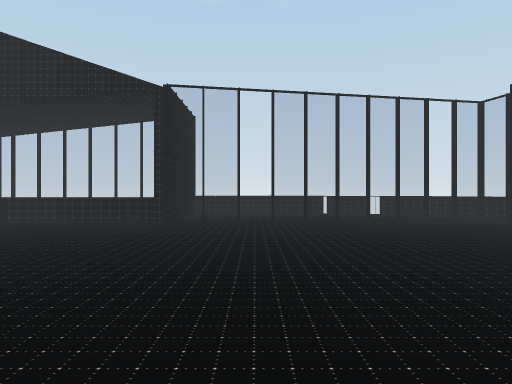
View 1 (above)

13 first-person views from a walk through a Unity game level. The camera is 1.3 m above the floor, looks level and sees 70° across. The floor is counted in squares, 2 m on a side. Each view is taken from the middle of a square. On the plan, view 1 faces up. The plan holds only what a view shows up to about 11 squares ahead; the rest is blank. The player is left out.

View 2
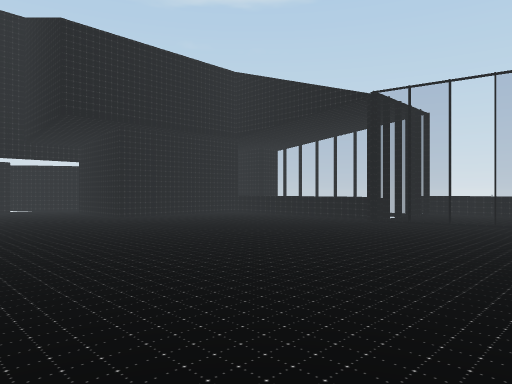

View 3
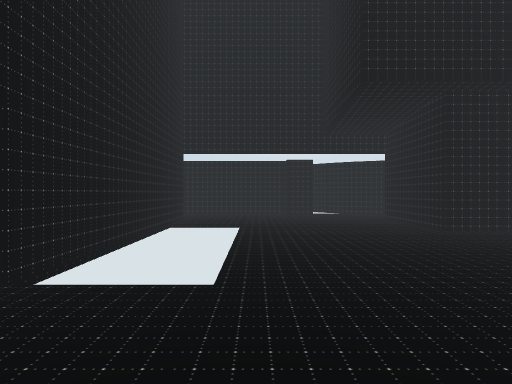

View 4
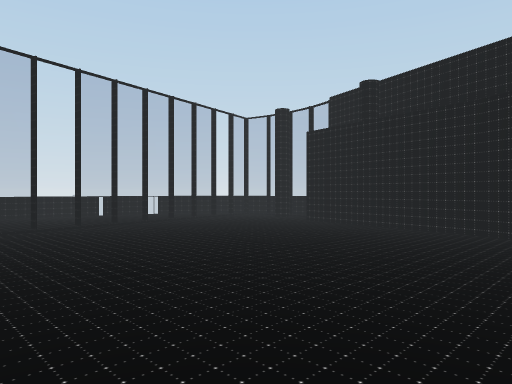

View 5
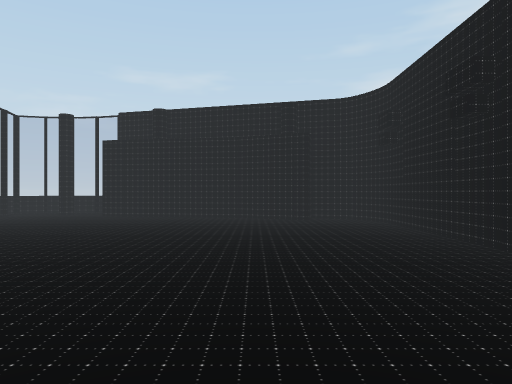

View 6
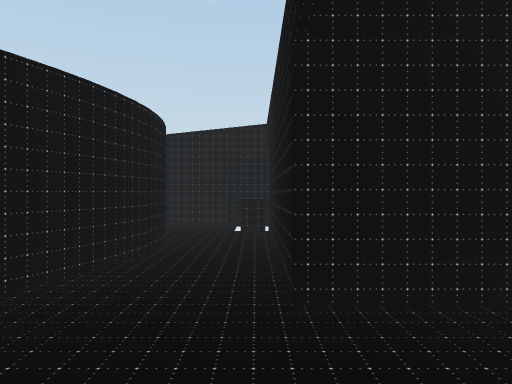

View 7
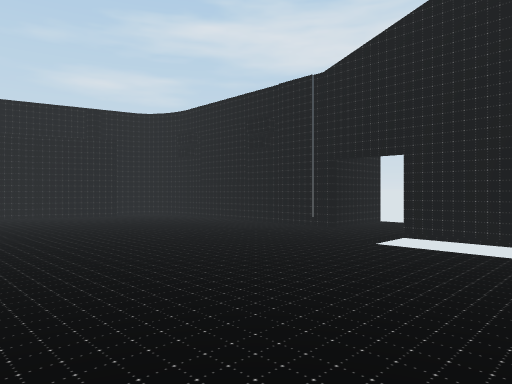

View 8
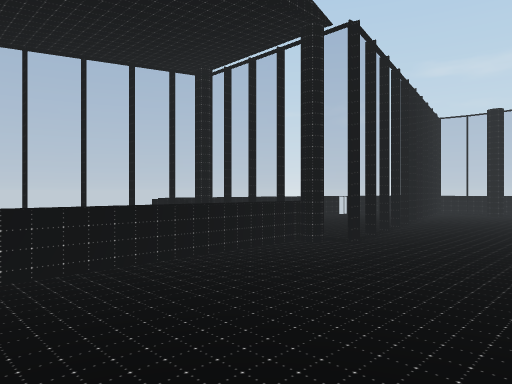

View 9
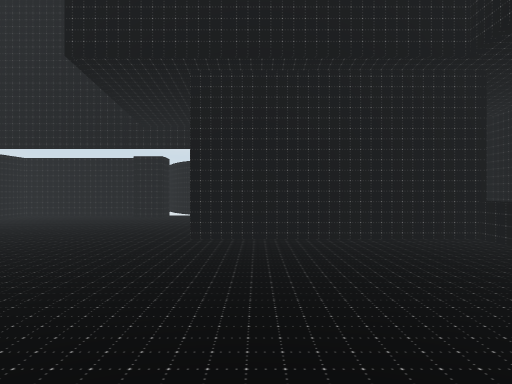

View 10
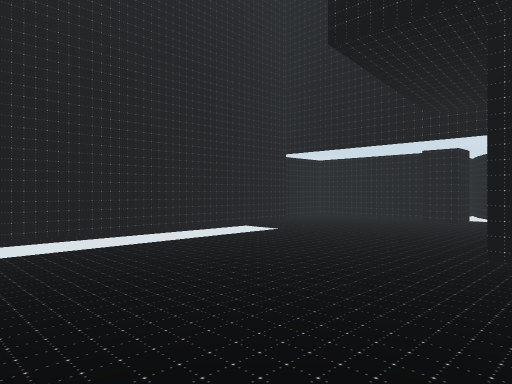

View 11
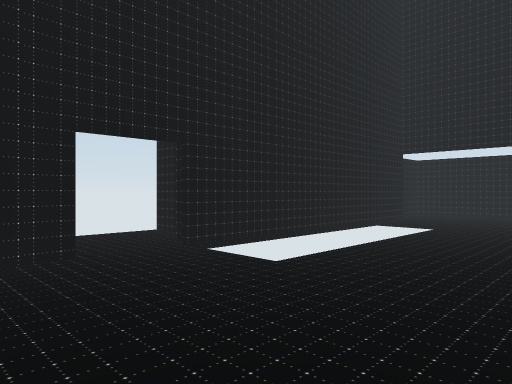

View 12
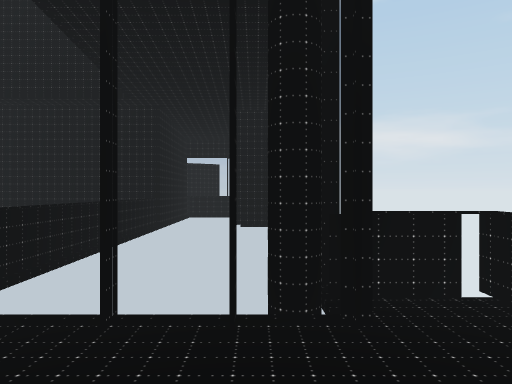

View 13
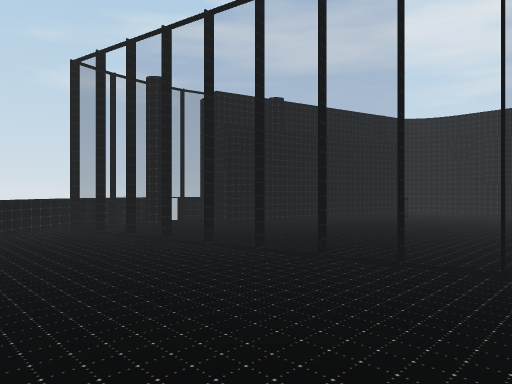

### Floor plan
Key: @ floor where view 1 was taken; # wall or solid block; x gap in a wall; . floor; = window, fence, low wall or low ledge.
Columns run from 13 left of view 1 to 7 right of it. Each row starts with its distance up from view 1.
 12            #####
 11            ....===#
 10  ####     #=......=#
  9  x.=# #    =.....=x##
  8   .## #====#=.===..=#
  7  #..# #...........###
  6  #..# #...........##
  5  #..###...........#
  4 ##..###...........#
  3 #.................#
  2 ##...............##
  1  #...............#
  0  #...     ...@...#
 -1  #..######.#######
 -2  ####   #..#
 -3         #  #

Where each view was taken, in squares from view 1:
view 1: 0 up, 0 right, facing up
view 2: 0 up, 2 right, facing up-left
view 3: 1 up, 1 left, facing left
view 4: 1 up, 2 left, facing up-right
view 5: 2 up, 5 left, facing right
view 6: 2 up, 10 left, facing up
view 7: 5 up, 6 left, facing down-right
view 8: 5 up, 6 left, facing up-right
view 9: 5 up, 2 left, facing left
view 10: 5 up, 3 left, facing down-left
view 11: 3 up, 1 left, facing down-left
view 12: 10 up, 0 right, facing left
view 13: 11 up, 1 left, facing down-right
